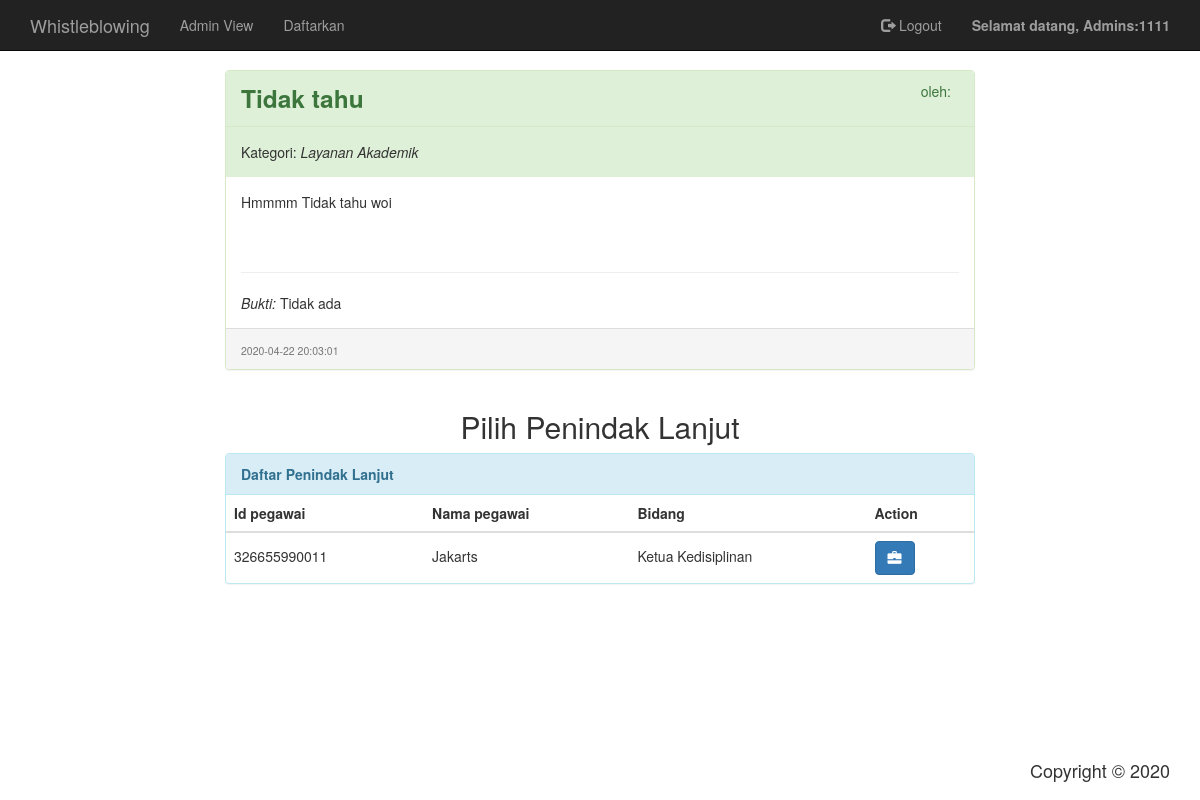
The page /index.php?view=admin_penugasan&id_pgd=1 (signed in) on the database as committed earlier.
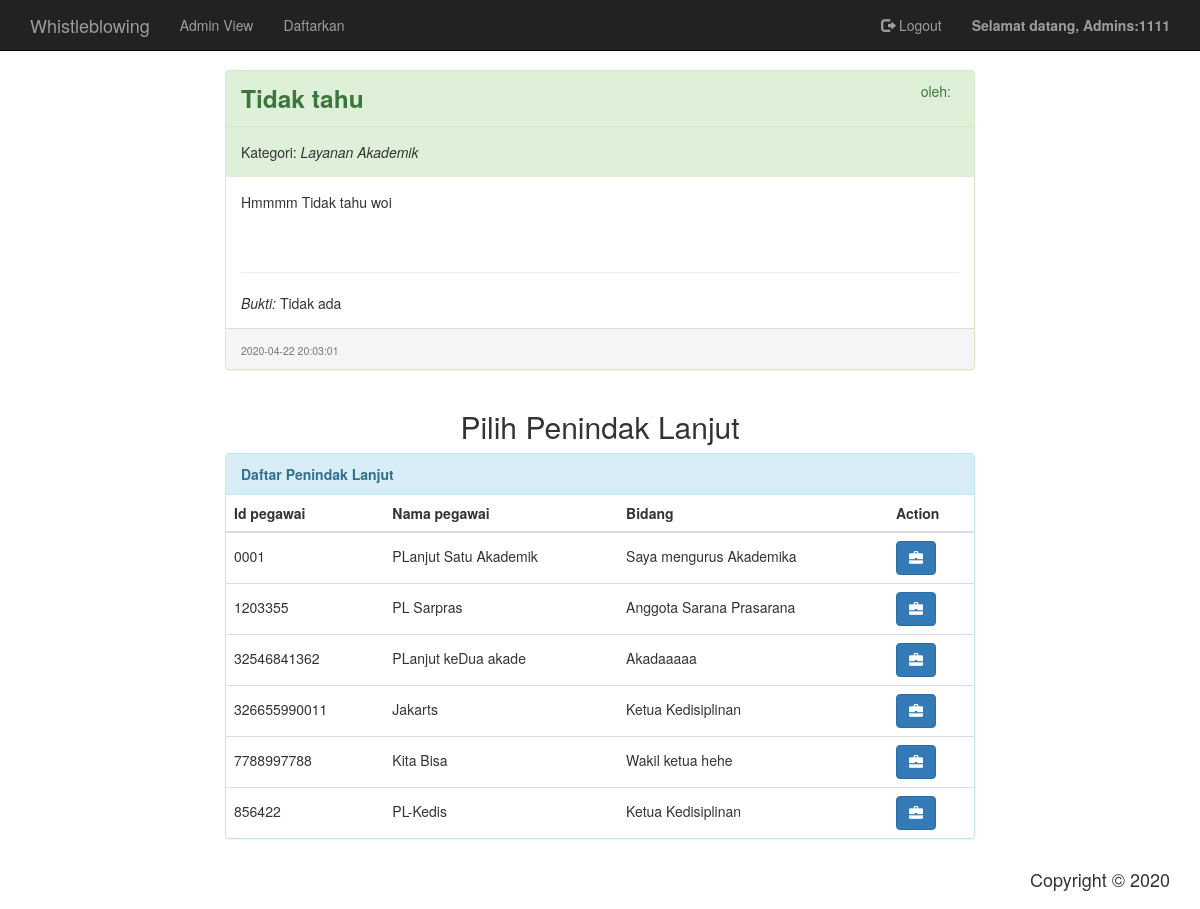
The same page on the database as committed later.
### tables this page shows
CREATE TABLE `pengaduan` (
  `id` int(11) NOT NULL,
  `nim_mahasiswa` char(10) DEFAULT NULL,
  `tanggal_pengaduan` datetime NOT NULL DEFAULT current_timestamp(),
  `judul` varchar(120) NOT NULL,
  `isi` varchar(500) NOT NULL,
  `bukti` varchar(255) DEFAULT NULL,
  `status` enum('Tertunda','Sedang diproses','Selesai') NOT NULL DEFAULT 'Tertunda',
  `id_kategori` int(3) NOT NULL,
  `privasi_pengadu` enum('Anonim','Sebagai Mahasiswa') NOT NULL DEFAULT 'Sebagai Mahasiswa',
  `deskripsi_tindak_lanjut` varchar(300) DEFAULT NULL,
  `tanggal_tindak_lanjut` date DEFAULT NULL
);

CREATE TABLE `kategori` (
  `id` int(3) NOT NULL,
  `nama` varchar(45) NOT NULL
);

CREATE TABLE `penindak_lanjut` (
  `id_pegawai` varchar(12) NOT NULL,
  `user_id` int(11) NOT NULL,
  `bidang` varchar(45) DEFAULT NULL
);

CREATE TABLE `user` (
  `id` int(11) NOT NULL,
  `email` varchar(50) NOT NULL,
  `password` varchar(255) NOT NULL,
  `role` enum('Mahasiswa','Penindak Lanjut','Administrator') DEFAULT NULL,
  `nama` varchar(60) DEFAULT NULL,
  `gender` enum('L','P') DEFAULT 'L',
  `alamat` varchar(100) DEFAULT NULL,
  `no_telp` varchar(15) DEFAULT NULL
);

### class/wb_controller.php (called while the page is built, shortened)
<?php
abstract class WbController
{
    protected static $stConnection;
    public static function create(){
        $conn = mysqli_connect('localhost', 'root', '');
        WbController::$stConnection = $conn;
    }
    public function where($condition){
        $this->condition = $condition;
        return $this;
    }
    public static function executeSelectQuery($col, $from, $where) {
        $sql = "SELECT {$col} FROM {$from} WHERE {$where}";
        return mysqli_query(WbController::$stConnection, $sql);
    }
    public static function getArrayWithForeignModelFromQueryResult($result, $modelClassNameArray) {
        $arrResult = Array();
        $count = 0;
        if (mysqli_num_rows($result) > 0){
            while ($data = mysqli_fetch_array($result)){
                $modelClass = NULL;
                $fkArray = Array();
                $start = 0;
                foreach ($modelClassNameArray as $className => $colCount) {
                    $model = new $className();
                    $dataSlice = array_slice($data, $start, ($colCount * 2));
                    $model->setAllValues($dataSlice);
                    if ($start == 0)
                        $modelClass = $model;
                    else
                        $fkArray[$className] = $model;
                    $start += ($colCount * 2);
                }
                $modelClass->setChildModel($fkArray);
                $arrResult[$count] = $modelClass;
                $count++;
            }
        }
        return $arrResult;
    }
}

### class/model/Pengaduan.php (called while the page is built, shortened)
<?php
class Pengaduan extends WbModel{
	private $tanggal_pengaduan;
	private $judul;
	private $isi;
	private $bukti;
	private $colfunType = 'pengaduan';
	protected function setColumnFunc() {
		$colfun = Array();
		$colfun['pengaduan'] = Array(
			'id' => 'Id',
			'tanggal_pengaduan' => 'TanggalPengaduan',
			'judul' => 'Judul',
			'isi' => 'Isi',
			'bukti' => 'Bukti',
			'status' => 'Status',
			'privasi_pengadu' => 'PrivasiPengadu',
			'deskripsi_tindak_lanjut' => 'DeskripsiTindakLanjut',
			'tanggal_tindak_lanjut' => 'TanggalTindakLanjut',
			'nim_mahasiswa' => 'NimMahasiswa',
			'id_kategori' => 'IdKategori'
		);
		$colfun['basic_pengaduan_insert'] = Array(
			'nim_mahasiswa' => 'NimMahasiswa',
			'judul' => 'Judul',
			'isi' => 'Isi',
			'bukti' => 'Bukti',
			'id_kategori' => 'IdKategori',
			'privasi_pengadu' => 'PrivasiPengadu'
		);
		$this->columnFunc = $colfun[$this->colfunType];
	}
	public function getTanggalPengaduan(){
		return $this->tanggal_pengaduan;
	}
	public function setTanggalPengaduan($tanggal_pengaduan) {
		$this->tanggal_pengaduan = $tanggal_pengaduan;
	}
	public function getJudul(){
		return $this->judul;
	}
	public function setJudul($judul) {
		$this->judul = $judul;
	}
	public function getIsi(){
		return $this->isi;
	}
	public function setIsi($isi) {
		$this->isi = $isi;
	}
	public function getBukti(){
		return $this->bukti;
	}
}

### class/model/Mahasiswa.php (called while the page is built, shortened)
<?php
class Mahasiswa extends WbModel{
	protected function setColumnFunc(){
		$colfun = Array(
			"nim" => "Nim",
			"user_id" => "UserId",
			"kode_prodi" => "Prodi"
		);
		$this->columnFunc = $colfun;
	}
}

### class/model/Kategori.php (called while the page is built, shortened)
<?php
class Kategori extends WbModel{
	private $nama;
	protected function setColumnFunc(){
		$colfun = Array(
			'id' => 'Id',
			'nama' => 'Nama'
		);
		$this->columnFunc = $colfun;
	}
  	public function getNama(){
		return $this->nama;
	}
	public function setNama($nama) {
		$this->nama = $nama;
	}
}

### class/controller/PengaduanController.php (called while the page is built, shortened)
<?php
class PengaduanController extends WbController {
    public function joinSelect() {
        $condition = !is_null($this->condition) ? $this->condition : 1;
        $pgd = new Pengaduan();
        $mhs = new Mahasiswa();
        $kat = new Kategori();
        $colPgd = array_map(
            function($x) { return 'pengaduan.'.$x.' as p_'.$x; },
            array_slice($pgd->getColumns(), 0, 9)
        );
        $colMhs = array_map(
            function($x) { return 'mahasiswa.'.$x.' as m_'.$x; },
            $mhs->getColumns()
        );
        $colKat = array_map(
            function($x) { return 'kategori.'.$x.' as k_'.$x; },
            $kat->getColumns()
        );
        $colArr = array_merge($colPgd, $colMhs, $colKat);
        $col = implode(", ", $colArr);
        $table = "(pengaduan LEFT JOIN mahasiswa ON pengaduan.nim_mahasiswa = mahasiswa.nim)
                    LEFT JOIN kategori ON pengaduan.id_kategori = kategori.id";
        $result = WbController::executeSelectQuery($col, $table, $condition);
        $modelClassArr = Array(
            "Pengaduan" => count($colPgd),
            "Mahasiswa" => count($colMhs),
            "Kategori" => count($colKat)
        );
        $resultArr = WbController::getArrayWithForeignModelFromQueryResult($result, $modelClassArr);
        return $resultArr;
    }
    public function joinSelectOne(){
        $result = $this->joinSelect();
        if (!is_null($result) && count($result) > 0)
            return $result[0];
    }
}

### class/wb_model.php (called while the page is built, shortened)
<?php
abstract class WbModel {
    protected $columnFunc;
    protected $childModelArray;
    public function getColumnFunc() {
        return $this->columnFunc;
    }
    public function getChildModel($modelName) {
        return $this->childModelArray[$modelName];
    }
    public function setChildModel($modelArray) {
        $this->childModelArray = $modelArray;
    }
    public function setAllValues($data, $assoc = false) {
        $colfun = $this->getColumnFunc();
        $i = -1;
    }
    public function getColumns(){
        return array_keys($this->columnFunc);
    }
}

### class/model/PenindakLanjut.php (called while the page is built, shortened)
<?php
class PenindakLanjut extends WbModel{
	private $id_pegawai;
	private $bidang;
  	protected function setColumnFunc(){
		$colfun = Array(
			'id_pegawai' => 'IdPegawai',
			'bidang' => 'Bidang',
			'user_id' => 'UserId'
		);
		$this->columnFunc = $colfun;
	}
	public function getIdPegawai(){
		return $this->id_pegawai;
	}
	public function setIdPegawai($id_pegawai) {
		$this->id_pegawai = $id_pegawai;
	}
	public function getBidang(){
		return $this->bidang;
	}
	public function setBidang($bidang) {
		$this->bidang = $bidang;
	}
}

### class/model/User.php (called while the page is built, shortened)
<?php
class User extends WbModel{
	private $nama;
	protected function setColumnFunc() {
		$colfun = Array(
			"id" => "Id",
			"email" => "Email",
			"password" => "Password",
			"role" => "Role",
			"nama" => "Nama",
			"gender" => "Gender",
			"alamat" => "Alamat",
			"no_telp" => "NoTelp"
		);
		$this->columnFunc = $colfun;
	}
	function setNama($nama){
		$this->nama = $nama;
	}
	function getNama(){
		return $this->nama;
	}
}

### class/controller/PenindakLanjutController.php (called while the page is built, shortened)
<?php
class PenindakLanjutController extends WbController {
    public function joinSelect() {
        $condition = !is_null($this->condition) ? $this->condition : 1;
        $plj = new PenindakLanjut();
        $user = new User();
        $colPlj = array_map(
            function($x) { return 'penindak_lanjut.'.$x.' as p_'.$x; },
            array_slice($plj->getColumns(), 0, 2)
        );
        $colUser = array_map(
            function($x) { return 'user.'.$x.' as u_'.$x; },
            $user->getColumns()
        );
        $colArr = array_merge($colPlj, $colUser);
        $col = implode(", ", $colArr);
        $table = "penindak_lanjut LEFT JOIN user ON penindak_lanjut.user_id = user.id";
        $result = WbController::executeSelectQuery($col, $table, $condition);
        $modelClassArr = Array(
            "PenindakLanjut" => count($colPlj),
            "User" => count($colUser),
        );
        $resultArr = WbController::getArrayWithForeignModelFromQueryResult($result, $modelClassArr);
        return $resultArr;
    }
}

### page/admin_penugasan.php (the view, shortened to what the rows shown need)
<?php
if (isset($_GET['id_pgd'])){
    require_once "class/controller/PengaduanController.php";
    require_once "class/controller/PenindakLanjutController.php";
    require_once "class/model/Pengaduan.php";
    require_once "class/model/Mahasiswa.php";
    require_once "class/model/Kategori.php";
    require_once "class/model/PenindakLanjut.php";
    require_once "class/model/User.php";
    $pengaduanCt = new PengaduanController();
    $c = "pengaduan.id = '".$_GET['id_pgd']."'";
    $pengaduan = $pengaduanCt->where($c)->joinSelectOne();
    $pLanjutCt = new PenindakLanjutController();
    $pLanjut = $pLanjutCt->joinSelect();
}
?>
<div class="row">
    <div class="col-sm-12 col-md-10 col-lg-8">
    <?php if (!is_null($pengaduan)): ?>
        <div class="panel panel-success">
            <div class="panel-heading">
                <b style="font-size: 1.75em;"><?php echo $pengaduan->getJudul() ?></b>
                <span style="position: absolute; right:5%;">oleh:
                <span class="label label-success"><?php echo $pengaduan->getPrivasiPengadu() == 'Anonim' ? 'Anonim' : $pengaduan->getNimMahasiswa() ?></span></span>
            </div>
            <div class="panel-body bg-success">
                Kategori: <i><?php echo $pengaduan->getChildModel("Kategori")->getNama() ?></i>
            </div>
            <div class="panel-body wb-panel-content">
                <?php echo $pengaduan->getIsi() ?><br><br><br><hr>
                <i>Bukti:  </i>
                <?php echo $pengaduan->getBukti() == '' ? 'Tidak ada' : $pengaduan->getBukti() ?>
            </div>
            <div class="panel-footer">
                <span class="text-muted" style="font-size:0.75em;"><?php echo $pengaduan->getTanggalPengaduan() ?></span>
            </div>
        </div>
    <?php endif ?>
    </div>
</div>
<div class="row">
    <div class="col-xs-12">
        <div class="text-center">
            <h2>Pilih Penindak Lanjut</h2>
        </div>
    </div>
</div>
<div class="row">
    <div class="col-sm-12 col-md-10 col-lg-8">
        <div class="panel panel-info">
            <table class="table">
                <thead>
                    <th>Id pegawai</th>
                    <th>Nama pegawai</th>
                    <th>Bidang</th>
                    <th>Action</th>
                </thead>
                <tbody>
                    <?php foreach ($pLanjut as $p):?>
                        <tr>
                            <td><?php echo $p->getIdPegawai() ?></td>
                            <td><?php echo $p->getChildModel("User")->getNama() ?></td>
                            <td><?php echo $p->getBidang() ?></td>
                            <td>
                                <a href="#" class="btn btn-primary">
                                    <span class="glyphicon glyphicon-briefcase"></span>
                                </a>
                            </td>
                        </tr>
                    <?php endforeach ?>
                </tbody>
            </table>
        </div>
    </div>
</div>

Rows that differ between the two databases and show on the page:
added penindak_lanjut: id_pegawai "0001", user.nama "PLanjut Satu Akademik", bidang "Saya mengurus Akademika"
added penindak_lanjut: id_pegawai "1203355", user.nama "PL Sarpras", bidang "Anggota Sarana Prasarana"
added penindak_lanjut: id_pegawai "32546841362", user.nama "PLanjut keDua akade", bidang "Akadaaaaa"
added penindak_lanjut: id_pegawai "7788997788", user.nama "Kita Bisa", bidang "Wakil ketua hehe"
added penindak_lanjut: id_pegawai "856422", user.nama "PL-Kedis", bidang "Ketua Kedisiplinan"
